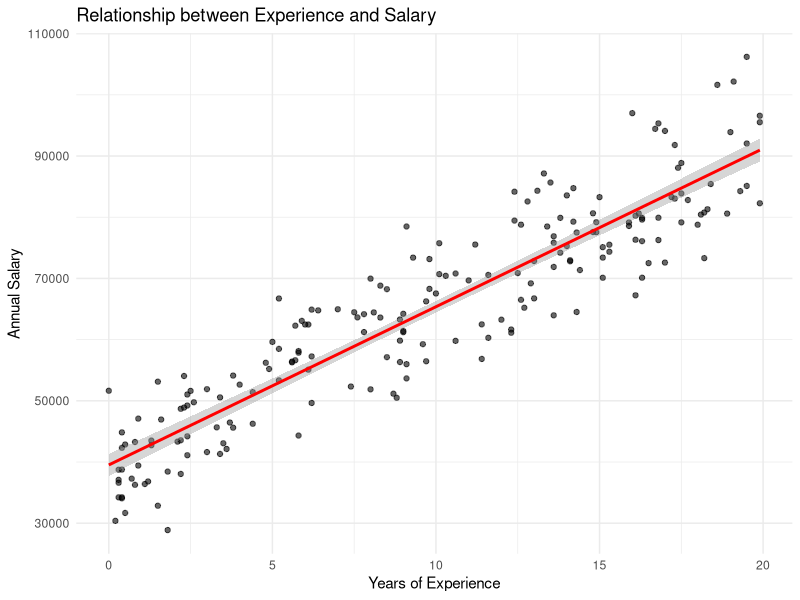
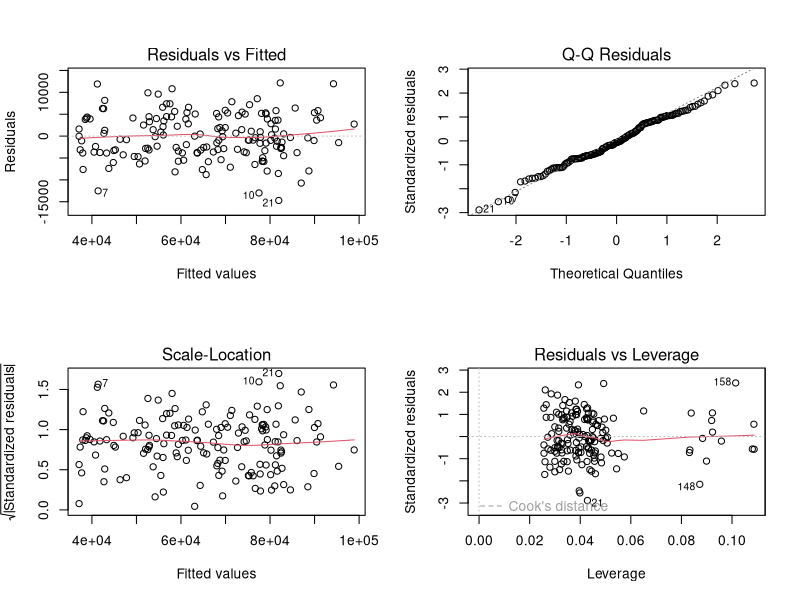

The R script that drew these images, in order:
# Linear Regression Implementation + CV Model Selection
# STAT312: Chapter 3 (in-class demonstration)
#
# This script bridges two pieces of the module:
#   - Chapter 3:  fitting and *assessing* linear models in R.
#   - Practical 2: using cross-validation to *select* between models.
# It uses the simulated salary data from the Chapter 3 notes, so it runs
# with no external files. Work through it top to bottom, running each
# block in the console.

# Load required packages
library(tidyverse)   # data handling and plotting
library(rsample)     # initial_split(), vfold_cv(), analysis(), assessment()
library(broom)       # tidy() / glance() for model summaries
library(knitr)       # kable() for neat tables

# Simulated data uses a fixed seed so the demonstration is reproducible.
set.seed(2024)


# --------------------------------------------------------------------
# 1. SIMULATE THE SALARY DATA (from Chapter 3)
# --------------------------------------------------------------------
# Simple linear regression story: more experience -> higher salary.
n <- 200
experience <- runif(n, 0, 20)
salary <- 35000 + 2500 * experience + rnorm(n, 0, 5000)

employment_data <- tibble(
  employee_id = 1:n,
  experience_years = round(experience, 1),
  annual_salary = round(salary, 0)
)

# Extend to MULTIPLE regression by adding two categorical predictors.
# These have real effects on salary, which is what makes later model
# selection interesting: a model that ignores them should lose.
employment_data <- employment_data |>
  mutate(
    education_level = sample(
      c("Bachelor", "Master", "PhD"), n,
      replace = TRUE, prob = c(0.6, 0.3, 0.1)),
    department = sample(
      c("Engineering", "Sales", "Marketing", "HR"), n,
      replace = TRUE),
    # Layer education and department effects on top of the experience effect
    annual_salary = annual_salary +
      ifelse(education_level == "Master", 5000,
        ifelse(education_level == "PhD", 10000, 0)) +
      ifelse(department == "Engineering", 8000,
        ifelse(department == "Sales", 3000, 0)) +
      rnorm(n, 0, 2000)
  ) |>
  # Convert categorical variables to factors AFTER building salary, since
  # arithmetic on factors makes no sense.
  mutate(
    education_level = factor(education_level),
    department = factor(department)
  )

glimpse(employment_data)


# --------------------------------------------------------------------
# 2. EXPLORATORY DATA ANALYSIS
# --------------------------------------------------------------------
# Always look at the data before fitting anything. The smooth line lets
# us eyeball whether a straight line is a reasonable summary.
employment_data |>
  ggplot(aes(x = experience_years, y = annual_salary)) +
  geom_point(alpha = 0.6) +
  geom_smooth(method = "lm", se = TRUE, colour = "red") +
  labs(
    title = "Relationship between Experience and Salary",
    x = "Years of Experience",
    y = "Annual Salary"
  ) +
  theme_minimal()


# --------------------------------------------------------------------
# 3. TRAIN-TEST SPLIT
# --------------------------------------------------------------------
# Hold out 20% of the data so we have an honest estimate of how the model
# performs on employees it has never seen.
employment_split <- initial_split(employment_data, prop = 0.8)
train_data <- training(employment_split)
test_data  <- testing(employment_split)

cat("Training observations:", nrow(train_data), "\n")
cat("Testing observations: ", nrow(test_data), "\n")


# --------------------------------------------------------------------
# 4. SIMPLE LINEAR REGRESSION
# --------------------------------------------------------------------
# Fit salary ~ experience on the training set. lm() does ordinary least
# squares; the residuals are minimised in sample.
salary_model <- lm(annual_salary ~ experience_years,
                   data = train_data)

# Coefficient table: estimates, standard errors, t values, p values.
coef(summary(salary_model))

# A compact set of model statistics via broom::glance().
glance(salary_model) |>
  select(r.squared, adj.r.squared, sigma, AIC, nobs)

# Fitted model equation:
#   Salary = intercept + slope * Experience
coef(salary_model)

# Generate predictions on the held-out test set and inspect the residuals.
test_predictions <- test_data |>
  mutate(
    predicted_salary = predict(salary_model, newdata = test_data),
    residual = annual_salary - predicted_salary
  )

head(test_predictions |>
       select(employee_id, experience_years, annual_salary,
              predicted_salary, residual))


# --------------------------------------------------------------------
# 5. ASSESSMENT METRICS
# --------------------------------------------------------------------
# A single helper that computes all the metrics from Chapter 3 on a
# test set. This is the same function used in the notes.
compute_metrics <- function(model, data, response) {
  predictions <- predict(model, newdata = data)
  actual <- data[[response]]
  list(
    mse  = mean((actual - predictions)^2),
    rmse = sqrt(mean((actual - predictions)^2)),
    mae  = mean(abs(actual - predictions)),
    mape = mean(abs((actual - predictions) / actual)) * 100,
    r_squared = cor(actual, predictions)^2
  )
}

simple_metrics <- compute_metrics(salary_model, test_data, "annual_salary")
simple_metrics

# Quick interpretation guide:
#   - RMSE / MAE are in salary units (R), so "error of about RX".
#   - MAPE is a percentage: typical error is X% of the actual salary.
#   - R^2 is the squared correlation between actual and predicted.


# --------------------------------------------------------------------
# 6. MULTIPLE LINEAR REGRESSION
# --------------------------------------------------------------------
# Now add education and department. lm() creates dummy variables for
# factor predictors automatically, using the alphabetically first level
# as the reference category (Bachelor, Engineering).
multiple_model <- lm(
  annual_salary ~ experience_years + education_level + department,
  data = train_data
)

summary(multiple_model)
glance(multiple_model) |>
  select(r.squared, adj.r.squared, sigma, AIC, nobs)

# Compare simple vs multiple on the SAME test set.
multiple_metrics <- compute_metrics(multiple_model, test_data, "annual_salary")

# Side-by-side comparison
comparison <- tibble(
  metric = names(simple_metrics),
  simple  = as.numeric(simple_metrics),
  multiple = as.numeric(multiple_metrics)
)
comparison

# Note: adding the real predictors should drop the RMSE and raise R^2.
# Coefficients are "partial effects": the expected change in salary for a
# one-unit change in the predictor, holding the others constant.


# --------------------------------------------------------------------
# 7. DIAGNOSTIC PLOTS
# --------------------------------------------------------------------
# The four base R diagnostic plots check linearity, normality of
# residuals, equal variance (homoscedasticity), and influential points.
par(mfrow = c(2, 2))
plot(multiple_model)
par(mfrow = c(1, 1))


# --------------------------------------------------------------------
# 8. CROSS-VALIDATION FOR MODEL SELECTION (Practical 2 bridge)
# --------------------------------------------------------------------
# The test-set comparison above depends on one split. Cross-validation
# averages over many splits for a more stable comparison, which is the
# core idea of Practical 2.
#
# We define THREE competing specifications, just like the practical:
#   simple    - key driver only
#   full      - everything available
#   optimised - a hand-picked middle ground
model_specs <- list(
  simple    = annual_salary ~ experience_years,
  full      = annual_salary ~ .,
  optimised = annual_salary ~ experience_years + education_level + department
)

# 10-fold CV on the TRAINING data (the test set stays untouched for the
# very final check).
set.seed(123)
cv_folds <- vfold_cv(train_data, v = 10)

# Function to fit one specification on one fold and return its metrics.
# This mirrors calc_metrics() in the Practical 2 model answers.
calc_fold_metrics <- function(split, formula) {
  fold_train <- analysis(split)
  fold_test  <- assessment(split)
  fit  <- lm(formula, data = fold_train)
  preds <- predict(fit, newdata = fold_test)
  tibble(
    rmse = sqrt(mean((fold_test$annual_salary - preds)^2)),
    mae  = mean(abs(fold_test$annual_salary - preds)),
    r2   = cor(fold_test$annual_salary, preds)^2
  )
}

# Apply each specification to every fold using map() + unnest().
# (Chapter 3 shows the base-R sapply() equivalent; this tidyverse style
#  is what Practical 2 expects.)
cv_results <- imap_dfr(model_specs, function(spec, name) {
  cv_folds |>
    mutate(metrics = map(splits, ~ calc_fold_metrics(.x, spec))) |>
    unnest(metrics) |>
    summarise(
      rmse_mean = mean(rmse), rmse_se = sd(rmse) / sqrt(n()),
      mae_mean  = mean(mae),  mae_se  = sd(mae)  / sqrt(n()),
      r2_mean   = mean(r2),   r2_se   = sd(r2)   / sqrt(n())
    ) |>
    mutate(model = name)
}) |>
  relocate(model)

# Summary table with mean +/- SE across the folds.
cv_results |>
  select(model, rmse_mean, rmse_se, mae_mean, mae_se, r2_mean, r2_se) |>
  kable(
    digits = 2,
    col.names = c("Model", "RMSE", "RMSE SE", "MAE", "MAE SE",
                  "R^2", "R^2 SE"),
    caption = "Cross-Validation Performance (10 folds)"
  )

# Select the model with the lowest mean RMSE.
best_model_name <- cv_results |>
  arrange(rmse_mean) |>
  slice(1) |>
  pull(model)
cat("Best model by CV RMSE:", best_model_name, "\n")


# --------------------------------------------------------------------
# 9. FINAL MODEL + INTERPRETATION
# --------------------------------------------------------------------
# Re-fit the selected specification on ALL the data and read off the
# coefficients in business terms.
final_fit <- lm(model_specs[[best_model_name]], data = employment_data)

glance(final_fit) |>
  select(r.squared, adj.r.squared, sigma, AIC, nobs)

tidy(final_fit) |>
  mutate(
    conf.low = estimate - 1.96 * std.error,
    conf.high = estimate + 1.96 * std.error
  ) |>
  select(term, estimate, conf.low, conf.high, p.value) |>
  kable(digits = 2)

# Each significant coefficient is the expected salary change for a
# one-unit / one-level change, holding everything else fixed. For
# example, the experience slope is roughly how much salary rises per
# extra year of experience.


# --------------------------------------------------------------------
# 10. REFLECTION: CV vs IN-SAMPLE
# --------------------------------------------------------------------
# Practical 2 Task 8 asks how CV changes model choice compared with just
# reading off in-sample R^2. Compare the two:
in_sample_r2 <- glance(final_fit)$r.squared
cv_r2 <- cv_results |>
  filter(model == best_model_name) |>
  pull(r2_mean)

cat("In-sample R^2:", round(in_sample_r2, 3), "\n")
cat("CV R^2:       ", round(cv_r2, 3), "\n")
cat("Gap:          ", round(in_sample_r2 - cv_r2, 3), "\n")

# A small gap -> the model generalises well and overfitting is not a
# concern. A large gap -> in-sample fit is optimistic and CV was the
# honest estimate. That gap is the whole reason to cross-validate.
